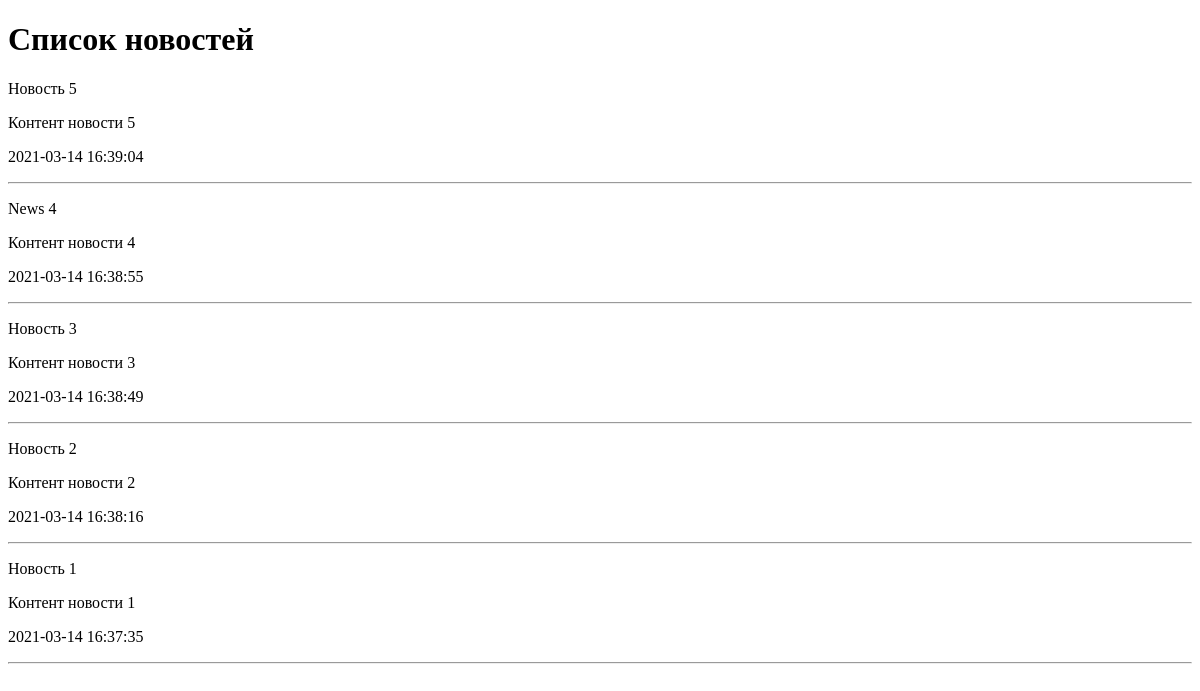
Before: / with the older database file.
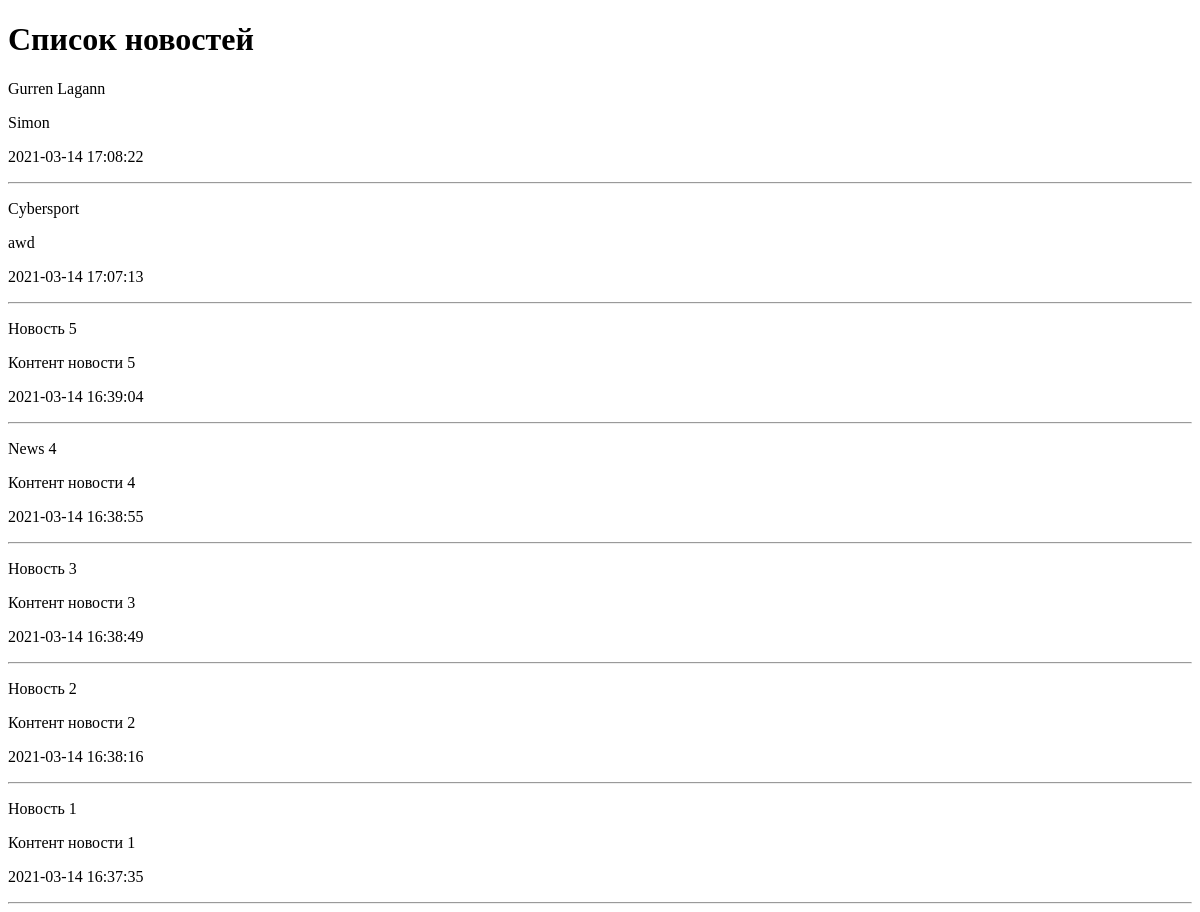
After: the same page with the newer database file.
### news/models.py (models this page shows, shortened)
class News(models.Model):
    title = models.CharField(max_length=150, verbose_name='Наименование')
    content = models.TextField(blank=True, verbose_name='Контент')
    created_at = models.DateTimeField(auto_now_add=True, verbose_name='Дата публикации')
    updated_at = models.DateTimeField(auto_now=True, verbose_name='Обновлено')
    photo = models.ImageField(upload_to='photos/%Y/%m/%d/', verbose_name='Фото', blank=True)
    is_published = models.BooleanField(default=True, verbose_name='Опубликовано')
    class Meta:
        verbose_name = 'Новость'
        verbose_name_plural = 'Новости'
        ordering = ['-created_at']

### news/views.py (the view)
# urls.py: path('', index),
def index(request):
    news = News.objects.all()
    context = {
        'news': news,
        'title': 'Список новостей'
    }
    return render(request, template_name='news/index.html', context=context)

### news/templates/news/index.html (shortened to what this page needs)
<!DOCTYPE html>
<html lang="en">
<head>
</head>
<body>
<h1>{{ title }}</h1>
{% for item in news  %}
    <div>
        <p>{{ item.title }}</p>
        <p>{{ item.content }}</p>
        <p>{{ item.created_at|date:"Y-m-d H:i:s" }}</p>
    </div>
    <hr>
{% endfor %}
</body>
</html>

Changed rows visible on the page:
added News: title "Gurren Lagann", content "Simon", created_at "2021-03-14 17:08:22"
added News: title "Cybersport", content "awd", created_at "2021-03-14 17:07:13"
